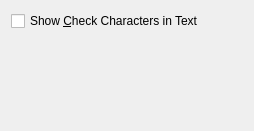
<?xml version="1.0" encoding="UTF-8"?>
<ui version="4.0">
 <class>grpC93</class>
 <widget class="QWidget" name="grpC93">
  <property name="geometry">
   <rect>
    <x>0</x>
    <y>0</y>
    <width>254</width>
    <height>131</height>
   </rect>
  </property>
  <property name="windowTitle">
   <string>Form</string>
  </property>
  <layout class="QVBoxLayout" name="verticalLayout">
   <item>
    <widget class="QCheckBox" name="chkC93ShowChecks">
     <property name="text">
      <string>Show &amp;Check Characters in Text</string>
     </property>
     <property name="toolTip">
      <string>Display the 2 check characters in
the Human Readable Text</string>
     </property>
     <property name="checked">
      <bool>false</bool>
     </property>
    </widget>
   </item>
   <item>
    <spacer name="verticalSpacer">
     <property name="orientation">
      <enum>Qt::Vertical</enum>
     </property>
     <property name="sizeHint" stdset="0">
      <size>
       <width>20</width>
       <height>40</height>
      </size>
     </property>
    </spacer>
   </item>
  </layout>
 </widget>
 <resources/>
 <connections/>
</ui>
